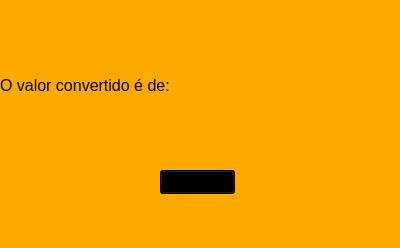
<?xml version="1.0" encoding="UTF-8"?>
<ui version="4.0">
 <class>MainWindow</class>
 <widget class="QMainWindow" name="MainWindow">
  <property name="geometry">
   <rect>
    <x>0</x>
    <y>0</y>
    <width>400</width>
    <height>248</height>
   </rect>
  </property>
  <property name="windowTitle">
   <string>MainWindow</string>
  </property>
  <property name="styleSheet">
   <string notr="true">background-color: rgb(255, 170, 0);</string>
  </property>
  <widget class="QWidget" name="centralwidget">
   <widget class="QLabel" name="label">
    <property name="geometry">
     <rect>
      <x>0</x>
      <y>50</y>
      <width>391</width>
      <height>71</height>
     </rect>
    </property>
    <property name="font">
     <font>
      <pointsize>12</pointsize>
     </font>
    </property>
    <property name="styleSheet">
     <string notr="true">
color: rgb(0, 0, 0)</string>
    </property>
    <property name="text">
     <string>O valor convertido é de: </string>
    </property>
   </widget>
   <widget class="QPushButton" name="botao">
    <property name="geometry">
     <rect>
      <x>160</x>
      <y>170</y>
      <width>75</width>
      <height>24</height>
     </rect>
    </property>
    <property name="styleSheet">
     <string notr="true">background-color: rgb(0, 0, 0);</string>
    </property>
    <property name="text">
     <string>BACK</string>
    </property>
   </widget>
  </widget>
  <widget class="QMenuBar" name="menubar">
   <property name="geometry">
    <rect>
     <x>0</x>
     <y>0</y>
     <width>400</width>
     <height>33</height>
    </rect>
   </property>
  </widget>
  <widget class="QStatusBar" name="statusbar"/>
 </widget>
 <resources/>
 <connections/>
</ui>
